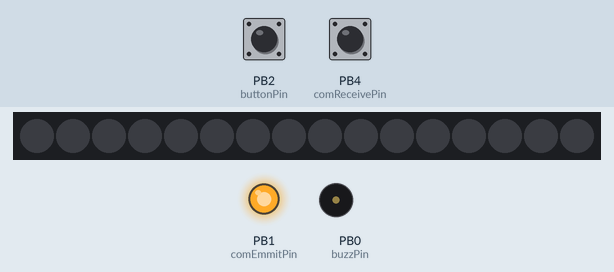
This sketch was run on a simulated ATtiny85, built with avr-gcc and run on an emulated ATtiny85. Parts: 16 RGB LEDs in strip order, left to right, output pins drawn as LEDs (lit = HIGH), buzzer (waves = sounding, pin HIGH). The test bench sets the inputs (shaded band); at power-on: PB2 (buttonPin) HIGH, PB4 (comReceivePin) HIGH. Dim RGB values are drawn brighter than linear; the strip is taken to match the declared colour order; random numbers use the default seed unless the sketch sets one.

Above: at 7.0 s.
7.1 s: PB2 (buttonPin) pulled LOW for 0.15 s
At 10.4 s:
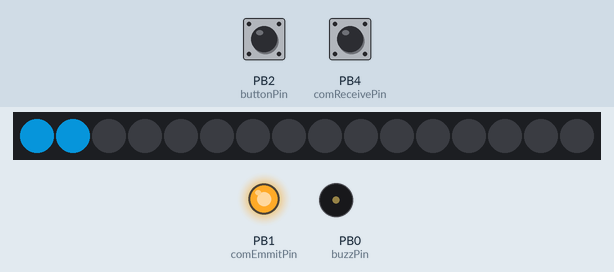
At 13.22 s:
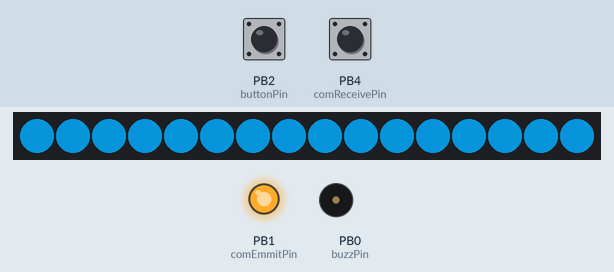
Timing chart, 0 to 14.7 s (numbered marks = the images above; inputs shaded):
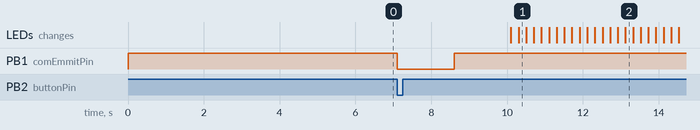

The sketch:

PsyduckCode.ino
```cpp
//Psyduck
#include <Adafruit_NeoPixel.h>
#ifdef __AVR__
  #include <avr/power.h>
#endif

//Constants
const int buzzPin = 0;
const int comEmmitPin = 1;
const int buttonPin = 2;
const int ledPin = 3;
const int comReceivePin = 4; //2

//button variables
long pressPeriod = 3000; //in milliseconds
unsigned long buttonPressStartTime;
bool pressed = false;
bool prevPressed = false;

//LED variables
unsigned int red;
unsigned int green;
unsigned int blue;
long colorChangeSpeed = 200;

//Communication variables
bool harm = false;
bool prevHarm = false;
unsigned long harmStartTime;
bool initializationDone = false;

//fight logic variables
bool inFightMode = false;
bool attackSuccessful = false;
long responseTime = 3000; //in milliseconds
long attackPeriod = 3000; //the emmition period of the attack mechanism
int maxValue = 2^15 - 1;

// Parameter 1 = number of pixels in strip
// Parameter 2 = Arduino pin number (most are valid)
// Parameter 3 = pixel type flags, add together as needed:
//   NEO_KHZ800  800 KHz bitstream (most NeoPixel products w/WS2812 LEDs)
//   NEO_KHZ400  400 KHz (classic 'v1' (not v2) FLORA pixels, WS2811 drivers)
//   NEO_GRB     Pixels are wired for GRB bitstream (most NeoPixel products)
//   NEO_RGB     Pixels are wired for RGB bitstream (v1 FLORA pixels, not v2)
//   NEO_RGBW    Pixels are wired for RGBW bitstream (NeoPixel RGBW products)
Adafruit_NeoPixel strip = Adafruit_NeoPixel(16, ledPin, NEO_RGBW + NEO_KHZ800);

// IMPORTANT: To reduce NeoPixel burnout risk, add 1000 uF capacitor across
// pixel power leads, add 300 - 500 Ohm resistor on first pixel's data input
// and minimize distance between Arduino and first pixel.  Avoid connecting
// on a live circuit...if you must, connect GND first.

void setup() {

  // This is for Trinket 5V 16MHz, you can remove these three lines if you are not using a Trinket
  #if defined (__AVR_ATtiny85__)
    if (F_CPU == 16000000) clock_prescale_set(clock_div_1);
  #endif
  // End of trinket special code

  //Set up pinMode()
  pinMode(buzzPin,OUTPUT); // Set buzzer-pin as output
  pinMode(comEmmitPin, OUTPUT); // Set lasser-pin as output
  pinMode(buttonPin, INPUT_PULLUP); // initialize the pushbutton pin as an input:
  pinMode(comReceivePin, INPUT_PULLUP); // Set receiver-pin as output
  digitalWrite(comEmmitPin, HIGH);

  // Set up neopixel
  strip.begin();
  strip.show(); // Initialize all pixels to 'off'

}

void loop() {

  if(inFightMode){
    //if(initializationDone){
      fightMode();
    //}
  }
  else{
    idleMode();
  }

  // For testing all the functionalities like button, neopixel, buzzer, lasser
  /*
  if (!digitalRead(buttonPin)) {  // if the button is pressed
    colorWipe(strip.Color(138, 43, 226), 50); // blueviolet
    colorWipe(strip.Color(0, 255, 0), 50); // Green
    colorWipe(strip.Color(0, 0, 0), 50); // Off
    strip.show();
    //digitalWrite(ledPin, HIGH);    // light up the LED
    digitalWrite(laserPin, HIGH);
    // For Buzzer
    beep(0, 2000, 1000);
    //delay(1000);
  } else {
    digitalWrite(ledPin, LOW);     // otherwise, turn it off
    digitalWrite(laserPin, LOW);
    //delay(1000);
  }
 */
}

//FIGHT MODE
void fightMode(){
  //fight sensor data gathering
  comReceiveResponse();
  buttonResponse();

  //if register harm then start the clock to check whether it's disconnect or attack.
  if (harm) {
    if (!prevHarm) {
        harmStartTime = millis();
        prevHarm = true;
    }
  }
  //if no harm registered attack
  else if (pressed && !prevHarm) {
    attack();
  }

  //if attack period exceeded check if it's a disconnect or defeated
  if (millis() - harmStartTime > attackPeriod && prevHarm) {
    //if defeat perform response
    if (!harm) {
      harmStartTime = maxValue;
      // if psyduck is defeated make a noise and change the color to red
      beep(0, 2000, 800);
      colorWipe(strip.Color(0, 255, 0), colorChangeSpeed); // red
      //delay(responseTime);
      colorWipe(strip.Color(green, red, blue), colorChangeSpeed); // Off
      prevHarm = false;
    }
    //if disconnect exit fightmode
    else {
      harmStartTime = maxValue;
      inFightMode = false;
      prevHarm = false;
    }
  }
}

//BUTTON RESPONSE FUNCTION
void buttonResponse(){
  if (digitalRead(buttonPin) == HIGH) {
    pressed = false;
  }
  else {
    pressed = true;
  }
}

//COMMRECEIVE RESPONSE
void comReceiveResponse(){
  if (digitalRead(comReceivePin) == HIGH) {
    //initializationDone = true;
    harm = false;
  }
  else {
    //initializationDone = false;
    harm = true;
  }
}

//ATTACK FUNCTION
void attack(){
  //send out attack signal
  digitalWrite(comEmmitPin, LOW);
  delay(0.5*attackPeriod);
  digitalWrite(comEmmitPin, HIGH);
  delay(0.5*attackPeriod);
  //perform attack action
  // When attack is succesfull turn lights to purple
   colorWipe(strip.Color(4, 99, 146), colorChangeSpeed); // blueviolet
   //delay(responseTime);
   colorWipe(strip.Color(green, red, blue), colorChangeSpeed); // Off
}

//IDLE MODE
void idleMode() {
  //listen for connection of two objects
  if (digitalRead(comReceivePin) == HIGH) {
    //initializationDone = true;
    inFightMode = true;
  }
  //Change Neopixel color
  eyeColorChangeF();
}

//EYE COLOR CHANGE
void eyeColorChangeF() {
  //exit from long press recording when button unpressed
  buttonResponse();

  if (!pressed) {
    prevPressed = false;
  }
  //record first button press start time
  if (pressed && !prevPressed) {
    prevPressed = true;
    buttonPressStartTime = millis();
  }
  //react to a long button press
  if (millis() - buttonPressStartTime > pressPeriod && prevPressed) {
    red = random(255);
    green = random(255);
    blue = random(255);
    if (red > 245 && green < 10 && blue < 10) {
      green = 255;
      blue = 255;
    }
    //initializationDone = false;
    colorWipe(strip.Color(green, red, blue), colorChangeSpeed);
    buttonPressStartTime = maxValue;
  }
  //Turn of the light
  delay(responseTime);
  colorWipe(strip.Color(0, 0, 0), colorChangeSpeed); // Off
}

// Fill the dots one after the other with a color
void colorWipe(uint32_t c, uint8_t wait) {
  for(uint16_t i=0; i<strip.numPixels(); i++) {
    strip.setPixelColor(i, c);
    strip.show();
    delay(wait);
  }
}

// The sound-producing function
void beep (unsigned char speakerPin, int frequencyInHertz, long timeInMilliseconds)
{ // http://web.media.mit.edu/~leah/LilyPad/07_sound_code.html
  int  x;
  long delayAmount = (long)(1000000 / frequencyInHertz);
  long loopTime = (long)((timeInMilliseconds * 1000) / (delayAmount * 2));
  for (x = 0; x < loopTime; x++) {
    digitalWrite(speakerPin, HIGH);
    delayMicroseconds(delayAmount);
    digitalWrite(speakerPin, LOW);
    delayMicroseconds(delayAmount);
  }
}
```

Measured:
- after the input at 7.1 s, PB1 (comEmmitPin): HIGH → LOW at once, → HIGH 1.5 s later; the LEDs: first change after 3.0 s (image 1 shows a later state)
